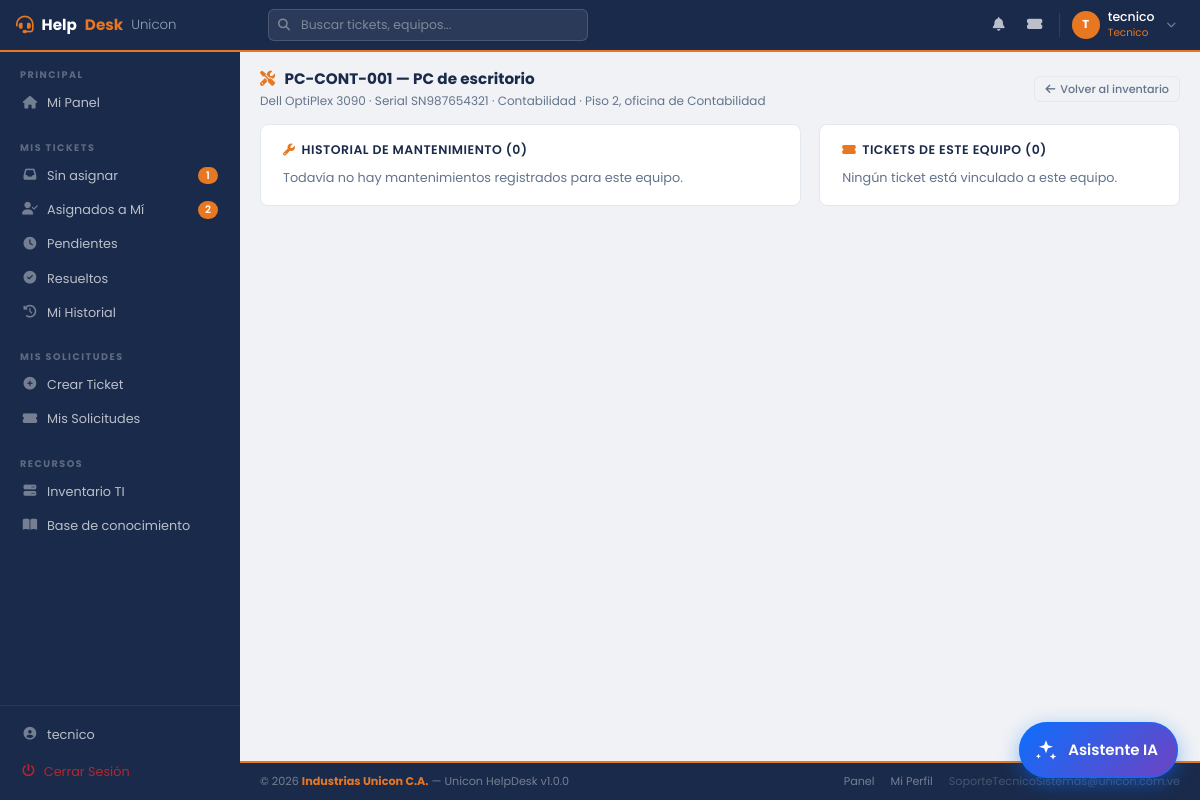
/tecnico/inventario_historial.php?id=7 (signed in), run on the app's committed database.
### tables this page shows
CREATE TABLE `roles` (
  `id_rol` int(11) NOT NULL AUTO_INCREMENT,
  `nombre` varchar(50) NOT NULL,
  `descripcion` text DEFAULT NULL,
  `nivel_acceso` tinyint(1) NOT NULL DEFAULT 1,
  PRIMARY KEY (`id_rol`),
  UNIQUE KEY `nombre` (`nombre`)
);

CREATE TABLE `inventario_tecnologico` (
  `id_inventario` int(11) NOT NULL AUTO_INCREMENT,
  `codigo_equipo` varchar(30) NOT NULL,
  `tipo_equipo` varchar(80) NOT NULL,
  `marca` varchar(80) NOT NULL,
  `modelo` varchar(80) NOT NULL,
  `serial` varchar(100) NOT NULL,
  `estado` enum('activo','inactivo','mantenimiento') NOT NULL DEFAULT 'activo',
  `ubicacion` varchar(150) DEFAULT NULL,
  `id_departamento` int(11) NOT NULL,
  PRIMARY KEY (`id_inventario`),
  UNIQUE KEY `codigo_equipo` (`codigo_equipo`),
  UNIQUE KEY `serial` (`serial`),
  KEY `id_departamento` (`id_departamento`),
  CONSTRAINT `fk_inventario_departamento` FOREIGN KEY (`id_departamento`) REFERENCES `departamentos` (`id_departamento`) ON UPDATE CASCADE
);

CREATE TABLE `departamentos` (
  `id_departamento` int(11) NOT NULL AUTO_INCREMENT,
  `nombre` varchar(100) NOT NULL,
  `descripcion` text DEFAULT NULL,
  `estado` enum('activo','inactivo','clausurado') NOT NULL DEFAULT 'activo',
  PRIMARY KEY (`id_departamento`),
  UNIQUE KEY `nombre` (`nombre`)
);

### tecnico/inventario_historial.php (called while the page is built, shortened)
<?php
include '../config/conexion.php';
include_once '../includes/header2.php';
include_once '../includes/sidebar.php';
include_once '../includes/equipo_historial.php';
include_once '../includes/footer2.php';

### includes/equipo_historial.php (the view, shortened to what this page needs)
<?php
require_once '../includes/notificaciones.php';
$id_eq = (int)($_GET['id'] ?? 0);
$q = $conexion->prepare("SELECT i.*, d.nombre AS departamento FROM inventario_tecnologico i LEFT JOIN departamentos d ON i.id_departamento = d.id_departamento WHERE i.id_inventario = ?");
$q->bind_param("i", $id_eq); $q->execute();
$eq = $q->get_result()->fetch_assoc(); $q->close();
$mants = []; $falta_migracion = false;
try {
    $q = $conexion->prepare("SELECT m.*, CONCAT(u.nombres, ' ', u.apellidos) AS autor FROM mantenimientos_equipo m LEFT JOIN usuarios u ON m.id_usuario = u.id_usuario WHERE m.id_inventario = ? ORDER BY m.fecha DESC, m.id_mantenimiento DESC");
    $q->bind_param("i", $id_eq); $q->execute();
    $mants = $q->get_result()->fetch_all(MYSQLI_ASSOC); $q->close();
} catch (Throwable $e) { $falta_migracion = true; }
$q = $conexion->prepare("SELECT t.id_tickets, t.codigo_ticket, t.asunto, t.fecha_creacion, t.id_usuario_asignado, e.nombre AS estado
                         FROM tickets t JOIN estados_ticket e ON t.id_estado = e.id_estado_ticket
                         WHERE t.id_inventario = ? ORDER BY t.fecha_creacion DESC LIMIT 50");
$q->bind_param("i", $id_eq); $q->execute();
$tickets_eq = $q->get_result()->fetch_all(MYSQLI_ASSOC); $q->close();
?>
<main class="hd-main">
    <div class="hd-page-header">
        <div>
            <div class="hd-page-title"><i class="fas fa-tools" style="color:var(--naranja);margin-right:6px;"></i> <?= htmlspecialchars($eq['codigo_equipo']) ?> — <?= htmlspecialchars($eq['tipo_equipo']) ?></div>
            <div class="hd-page-sub"><?= htmlspecialchars(trim($eq['marca'] . ' ' . $eq['modelo'])) ?> · Serial <?= htmlspecialchars($eq['serial'] ?? '—') ?> · <?= htmlspecialchars($eq['departamento'] ?? '—') ?> · <?= htmlspecialchars($eq['ubicacion'] ?? '—') ?></div>
        </div>
        <a href="inventario.php" class="hd-btn hd-btn-outline hd-btn-sm"><i class="fas fa-arrow-left"></i> Volver al inventario</a>
    </div>
    <div style="display:grid;grid-template-columns:minmax(0,1.5fr) minmax(0,1fr);gap:18px;align-items:start;">
        <div class="hd-card" style="padding:18px 22px;">
            <h5 class="hd-card-title" style="margin-bottom:10px;"><i class="fas fa-wrench"></i> Historial de mantenimiento (<?= count($mants) ?>)</h5>
            <?php if (!$mants): ?><div style="color:var(--muted);font-size:.8rem;">Todavía no hay mantenimientos registrados para este equipo.</div><?php endif; ?>
        </div>
        <div>
            <div class="hd-card" style="padding:18px 22px;">
                <h5 class="hd-card-title" style="margin-bottom:10px;"><i class="fas fa-ticket-alt"></i> Tickets de este equipo (<?= count($tickets_eq) ?>)</h5>
                <?php if (!$tickets_eq): ?><div style="color:var(--muted);font-size:.8rem;">Ningún ticket está vinculado a este equipo.</div><?php endif; ?>
            </div>
        </div>
    </div>
</main>

### includes/header2.php (shortened to what this page needs)
<?php
$usuario_activo = $_SESSION['usser'];
$rol_id         = (int)$_SESSION['id_rol'];
$inicial        = strtoupper(substr($usuario_activo, 0, 1));
$rol_nombre     = match($rol_id) { 3=>'Administrador', 2=>'Técnico TI', 1=>'Usuario', default=>'—' };
try {
    $q_rn = $conexion->prepare("SELECT nombre FROM roles WHERE id_rol = ?");
    $q_rn->bind_param("i", $rol_id); $q_rn->execute();
    if ($f_rn = $q_rn->get_result()->fetch_assoc()) $rol_nombre = $f_rn['nombre'];
} catch (Throwable $e) {  }
?>
<!DOCTYPE html>
<html lang="es">
<head>
    <link rel="stylesheet" href="https://cdn.jsdelivr.net/npm/bootstrap@5.3.0/dist/css/bootstrap.min.css">
    <link rel="stylesheet" href="https://cdnjs.cloudflare.com/ajax/libs/font-awesome/6.4.0/css/all.min.css">
    <link rel="stylesheet" href="../assets/css/dashboard2.css">
</head>
<body>
<header class="hd-topbar">
    <a href="dashboard.php" class="hd-topbar-brand">
        <i class="fas fa-headset"></i>
        Help<span>Desk</span> <small>Unicon</small>
    </a>
    <div class="hd-topbar-search" style="position:relative;">
        <i class="fas fa-search"></i>
        <input type="search" id="hdBuscar" autocomplete="off" maxlength="60"
               placeholder="<?= $rol_id === 3 ? 'Buscar tickets, usuarios, equipos...' : ($rol_id === 2 ? 'Buscar tickets, equipos...' : 'Buscar en mis tickets...') ?>">
    </div>
    <div class="hd-topbar-right">
        <div class="hd-notif-wrap">
            <button type="button" class="hd-topbar-icon" id="hdBell" title="Notificaciones" style="background:none;border:0;position:relative;">
                <i class="fas fa-bell"></i>
            </button>
        </div>
        <?php if ($rol_id >= 2): ?>
        <a href="<?= $rol_id === ROL_ADMIN ? 'tickets.php' : 'tickets_asignados.php' ?>" class="hd-topbar-icon" title="Tickets">
            <i class="fas fa-ticket-alt"></i>
        </a>
        <?php endif; ?>
        <div style="position:relative;">
            <button class="hd-topbar-user" onclick="toggleUserMenu()" id="userBtn">
                <div class="hd-avatar"><?= $inicial ?></div>
                <div class="hd-topbar-user-info">
                    <span class="hd-topbar-user-name"><?= htmlspecialchars($usuario_activo) ?></span>
                    <span class="hd-topbar-user-role"><?= $rol_nombre ?></span>
                </div>
                <i class="fas fa-chevron-down" style="color:rgba(255,255,255,0.4);font-size:0.6rem;margin-left:4px;"></i>
            </button>
        </div>
    </div>
</header>

### assets/css/dashboard2.css (style rules this page uses)
:root { --azul: #1a2a4a; --azul-mid: #243660; --azul-light: #2d4a7a; --naranja: #E87722; --naranja-lt: #f59342; --bg: #f0f2f5; --card: #ffffff; --texto: #1e293b; --muted: #64748b; --borde: #e2e8f0; --sidebar-w: 240px; --nav-h: 52px; --success: #16a34a; --danger: #dc2626; --warning: #d97706; --info: #0284c7; }
*, *::before, *::after { box-sizing: border-box; margin: 0; padding: 0; }
body { font-family: 'Poppins', sans-serif; background: var(--bg); color: var(--texto); font-size: 13px; }
.hd-topbar { position: fixed; top: 0; left: 0; right: 0; height: var(--nav-h); background: var(--azul); border-bottom: 2px solid var(--naranja); display: flex; align-items: center; padding: 0 16px; z-index: 200; gap: 12px; }
.hd-topbar-brand { display: flex; align-items: center; gap: 8px; color: #fff; font-weight: 700; font-size: 0.95rem; text-decoration: none; width: var(--sidebar-w); flex-shrink: 0; }
.hd-topbar-brand i { color: var(--naranja); font-size: 1.1rem; }
.hd-topbar-brand span { color: var(--naranja); }
.hd-topbar-brand small { color: #94a3b8; font-weight: 300; }
.hd-topbar-search { flex: 1; max-width: 320px; position: relative; }
.hd-topbar-search input { width: 100%; background: rgba(255,255,255,0.08); border: 1px solid rgba(255,255,255,0.15); border-radius: 6px; padding: 6px 12px 6px 32px; color: #fff; font-size: 0.78rem; outline: none; transition: all 0.2s; }
.hd-topbar-search input::placeholder { color: rgba(255,255,255,0.4); }
.hd-topbar-search i { position: absolute; left: 10px; top: 50%; transform: translateY(-50%); color: rgba(255,255,255,0.4); font-size: 0.75rem; }
.hd-topbar-right { margin-left: auto; display: flex; align-items: center; gap: 4px; }
.hd-topbar-icon { width: 32px; height: 32px; border-radius: 6px; display: flex; align-items: center; justify-content: center; color: rgba(255,255,255,0.7); font-size: 0.85rem; cursor: pointer; transition: all 0.2s; text-decoration: none; position: relative; }
.hd-topbar-user { display: flex; align-items: center; gap: 8px; padding: 4px 8px 4px 4px; border-radius: 8px; cursor: pointer; transition: all 0.2s; text-decoration: none; border: none; background: transparent; }
.hd-avatar { width: 28px; height: 28px; background: var(--naranja); border-radius: 50%; color: #fff; font-size: 0.72rem; font-weight: 700; display: flex; align-items: center; justify-content: center; flex-shrink: 0; }
.hd-topbar-user-info { text-align: left; }
.hd-topbar-user-name { color: #fff; font-size: 0.78rem; font-weight: 500; line-height: 1.2; display: block; }
.hd-topbar-user-role { color: var(--naranja); font-size: 0.65rem; display: block; }
.hd-main { flex: 1; padding: 16px 20px; }
.hd-page-header { display: flex; align-items: center; justify-content: space-between; margin-bottom: 14px; flex-wrap: wrap; gap: 8px; }
.hd-page-title { font-size: 0.95rem; font-weight: 700; color: var(--azul); }
.hd-page-sub { font-size: 0.75rem; color: var(--muted); margin-top: 1px; }
.hd-card { background: var(--card); border-radius: 8px; border: 1px solid var(--borde); overflow: hidden; }
.hd-card-title { font-size: 0.78rem; font-weight: 600; color: var(--azul); display: flex; align-items: center; gap: 6px; margin: 0; text-transform: uppercase; letter-spacing: 0.5px; }
.hd-card-title i { color: var(--naranja); font-size: 0.75rem; }
.hd-btn { display: inline-flex; align-items: center; gap: 5px; padding: 6px 14px; border-radius: 6px; font-size: 0.75rem; font-weight: 500; border: none; cursor: pointer; transition: all 0.15s; text-decoration: none; white-space: nowrap; font-family: inherit; }
.hd-btn-sm { padding: 4px 10px; font-size: 0.7rem; }
.hd-btn-outline { background: transparent; border: 1px solid var(--borde); color: var(--muted); }

### includes/header2.php (style rules this page uses)
.hd-notif-wrap { position:relative; }

### data on the page
roles: nombre "Tecnico"
inventario_tecnologico: codigo_equipo "PC-CONT-001", tipo_equipo "PC de escritorio", marca+modelo "Dell OptiPlex 3090", serial "SN987654321", id_departamento.nombre "Contabilidad", ubicacion "Piso 2, oficina de Contabilidad"

### other printed values
$inicial "T"
$usuario_activo "tecnico"
$n "1 2"
count($mants) "0"
count($tickets_eq) "0"
EMPRESA_NOMBRE "Industrias Unicon C.A."
NOMBRE_SISTEMA "Unicon HelpDesk"
VERSION_SISTEMA "1.0.0"
EMAIL_SOPORTE "SoporteTecnicoSistemas@unicon.com.ve"
